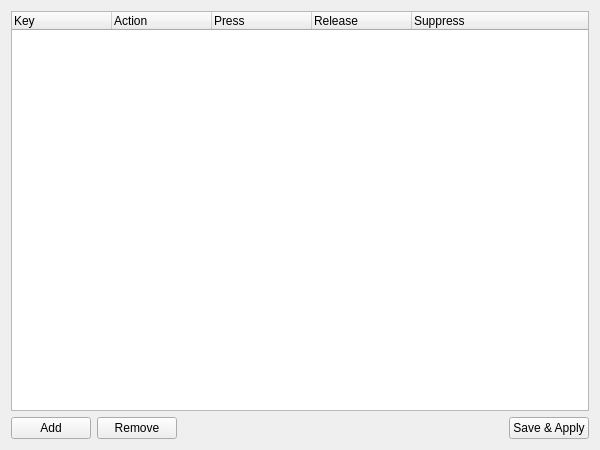
<?xml version="1.0" encoding="UTF-8"?>
<ui version="4.0">
 <class>ShortcutEditor</class>
 <widget class="QWidget" name="ShortcutEditor">
  <property name="geometry">
   <rect>
    <x>0</x>
    <y>0</y>
    <width>600</width>
    <height>450</height>
   </rect>
  </property>
  <property name="windowTitle">
   <string>Dialog</string>
  </property>
  <layout class="QVBoxLayout" name="verticalLayout">
   <item>
    <widget class="QTreeWidget" name="qtwShortcuts">
     <property name="indentation">
      <number>0</number>
     </property>
     <column>
      <property name="text">
       <string>Key</string>
      </property>
     </column>
     <column>
      <property name="text">
       <string>Action</string>
      </property>
     </column>
     <column>
      <property name="text">
       <string>Press</string>
      </property>
     </column>
     <column>
      <property name="text">
       <string>Release</string>
      </property>
     </column>
     <column>
      <property name="text">
       <string>Suppress</string>
      </property>
     </column>
    </widget>
   </item>
   <item>
    <layout class="QHBoxLayout" name="horizontalLayout">
     <item>
      <widget class="QPushButton" name="qpbAdd">
       <property name="text">
        <string>Add</string>
       </property>
      </widget>
     </item>
     <item>
      <widget class="QPushButton" name="qpbRemove">
       <property name="text">
        <string>Remove</string>
       </property>
      </widget>
     </item>
     <item>
      <spacer name="horizontalSpacer">
       <property name="orientation">
        <enum>Qt::Horizontal</enum>
       </property>
       <property name="sizeHint" stdset="0">
        <size>
         <width>40</width>
         <height>20</height>
        </size>
       </property>
      </spacer>
     </item>
     <item>
      <widget class="QPushButton" name="qpbSave">
       <property name="text">
        <string>Save &amp;&amp; Apply</string>
       </property>
      </widget>
     </item>
    </layout>
   </item>
  </layout>
 </widget>
 <layoutdefault spacing="6" margin="11"/>
 <resources/>
 <connections/>
</ui>
